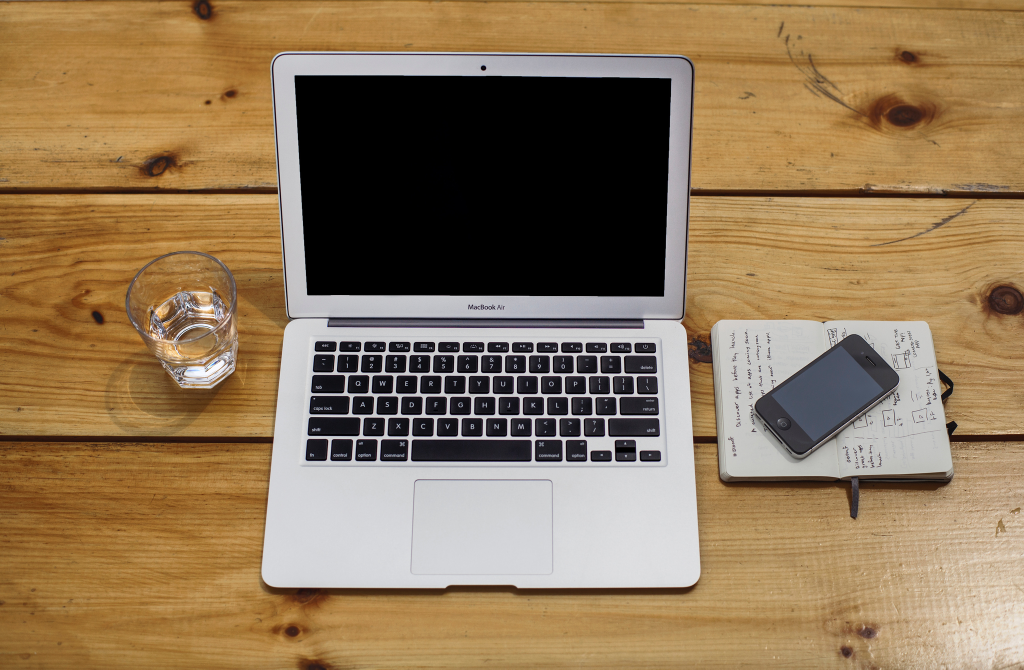
#> input picture dataset/clic_data_set/clic02/data/clic02.png, 2048 x 1339 px, given as the content of the folder ./dataset/kodak/kodak_data/, which was not available (shown at 1/2 size)
$ python make_kodak_dataset.py
#> lines starting #> are read from the running program, lines starting #| are printed output that depends on the picture; pictures that were not available may be replaced by others from this repository, and a replacement may not be noted
import os
import shutil
from PIL import Image
size=64
file_dir = './dataset/kodak/kodak_data/'
out_floder='./dataset/kodak_'+str(size)+'/'
os.mkdir(out_floder)

file_name_list = os.listdir(file_dir)
for file_name_full in file_name_list:
    file_name=os.path.splitext(file_name_full)[0]
    out_data_folder=os.path.join(out_floder,file_name)
    os.mkdir(out_data_folder)
    out_data_folder=os.path.join(out_data_folder,'data')
    os.mkdir(out_data_folder)


    file_path = os.path.join(file_dir,file_name_full)
    im = Image.open(file_path)
#> im is the input picture: PIL image 2048x1339 RGB; mean R, G, B 144.5, 119.8, 88.4
    #print(im.size)
    for i in range (im.size[0]//size):
        for j in range (im.size[1]//size):
            #box=(i*256,j*256,(i+1)*256,(j+1)*256)
            box=(i*size,j*size,(i+1)*size,(j+1)*size)

            img_patch=im.crop(box)
            save_img_path=os.path.join(out_data_folder,file_name+'_'+str(j)+'_'+str(i)+'.png')
            print(save_img_path)
            img_patch.save(save_img_path)
#> this loop made 32 passes
#> pass 1, `img_patch.save(save_img_path)`:
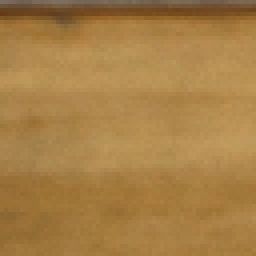
#> saved as clic02_0_0.png: PIL image 64x64 RGB (shown 4 times larger); mean R, G, B 167.5, 127.6, 70.7
#> pass 1, `img_patch.save(save_img_path)`:
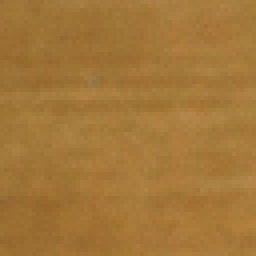
#> saved as clic02_1_0.png: PIL image 64x64 RGB (shown 4 times larger); mean R, G, B 162.7, 118.8, 57.3
#> pass 1, `img_patch.save(save_img_path)`:
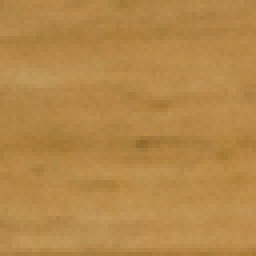
#> saved as clic02_3_0.png: PIL image 64x64 RGB (shown 4 times larger); mean R, G, B 180.6, 135.5, 72.6
#> after the loop:
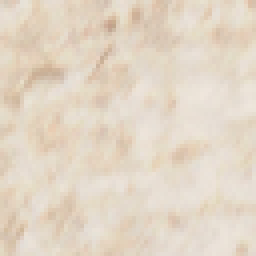
#> img_patch: PIL image 64x64 RGB (shown 4 times larger); mean R, G, B 227, 214.1, 197.5
